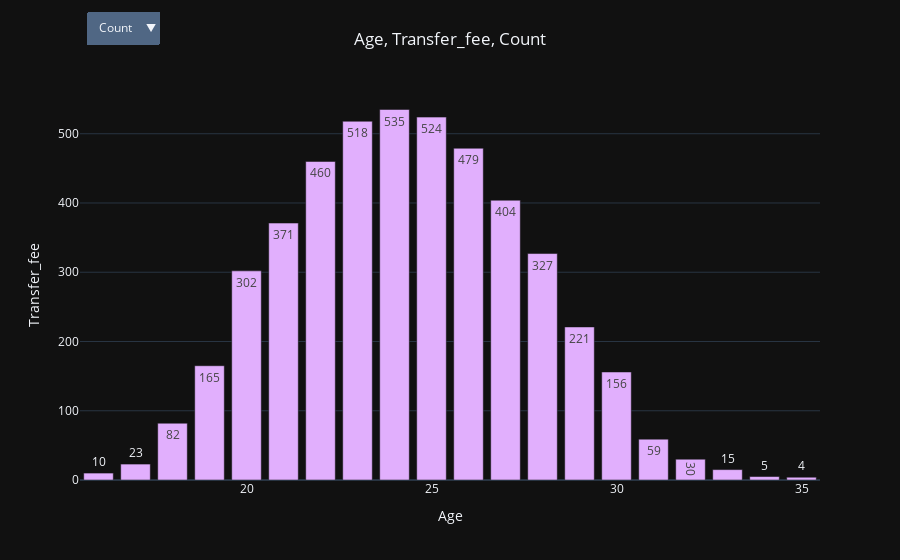

Notebook code cell kept with this figure:
### Code cell
# Number of transfer by Age 
# Mean transfer fee by Age
# Sum of transfer fees by Age

# 33 yo players mean transfer fee is so high because of CR7 ! 
# no real surprise here :)
barchart_cms(df, "Age", 20, "Transfer_fee")

### Figure 1 — Plotly figure (JSON) as saved in the notebook; plotly's stock layout.template omitted (floating-point values rounded to 4 significant figures)
{"data": [{"alignmentgroup": "True", "hovertemplate": "Age=%{x}<br>Transfer_fee=%{y}<extra></extra>", "legendgroup": "", "marker": {"color": "#E1AFFD", "pattern": {"shape": ""}}, "name": "", "offsetgroup": "", "orientation": "v", "showlegend": false, "textposition": "auto", "texttemplate": "%{y}", "type": "bar", "x": [24, 25, 23, 26, 22, 27, 21, 28, 20, 29, 19, 30, 18, 31, 32, 17, 33, 16, 34, 35], "xaxis": "x", "y": [535, 524, 518, 479, 460, 404, 371, 327, 302, 221, 165, 156, 82, 59, 30, 23, 15, 10, 5, 4], "yaxis": "y"}], "layout": {"autosize": true, "barmode": "relative", "legend": {"tracegroupgap": 0}, "margin": {"t": 60}, "title": {"text": "Age, Transfer_fee, Count", "x": 0.5}, "updatemenus": [{"active": 0, "buttons": [{"args": [{"x": [[24, 25, 23, 26, 22, 27, 21, 28, 20, 29, 19, 30, 18, 31, 32, 17, 33, 16, 34, 35]], "y": [[535, 524, 518, 479, 460, 404, 371, 327, 302, 221, 165, 156, 82, 59, 30, 23, 15, 10, 5, 4]]}, {"title": "Age, Transfer_fee, Count"}], "label": "Count", "method": "update"}, {"args": [{"x": [[33, 27, 24, 25, 23, 29, 19, 26, 21, 28, 18, 20, 22, 16, 30, 31, 17, 32, 35, 34]], "y": [[13.04, 10.64, 10.1, 9.914, 9.718, 9.713, 9.486, 9.44, 9.241, 9.17, 9.071, 9.023, 8.911, 8.07, 7.472, 7.144, 6.245, 5.07, 3.763, 3.28]]}, {"title": "Age, Transfer_fee, Mean"}], "label": "Mean", "method": "update"}, {"args": [{"x": [[24, 25, 23, 26, 27, 22, 21, 28, 20, 29, 19, 30, 18, 31, 33, 32, 17, 16, 34, 35]], "y": [[5402.0, 5195.0, 5034.0, 4522.0, 4298.0, 4099.0, 3428.0, 2999.0, 2725.0, 2147.0, 1565.0, 1166.0, 743.8, 421.5, 195.6, 152.1, 143.6, 80.7, 16.4, 15.05]]}, {"title": "Age, Transfer_fee, Sum"}], "label": "Sum", "method": "update"}], "direction": "down", "showactive": true, "x": 0.01, "xanchor": "left", "y": 1.2, "yanchor": "top"}], "xaxis": {"anchor": "y", "autorange": true, "domain": [0, 1], "range": [15.5, 35.5], "title": {"text": "Age"}, "type": "linear"}, "yaxis": {"anchor": "x", "autorange": true, "domain": [0, 1], "range": [0, 563.2], "title": {"text": "Transfer_fee"}, "type": "linear"}}}
